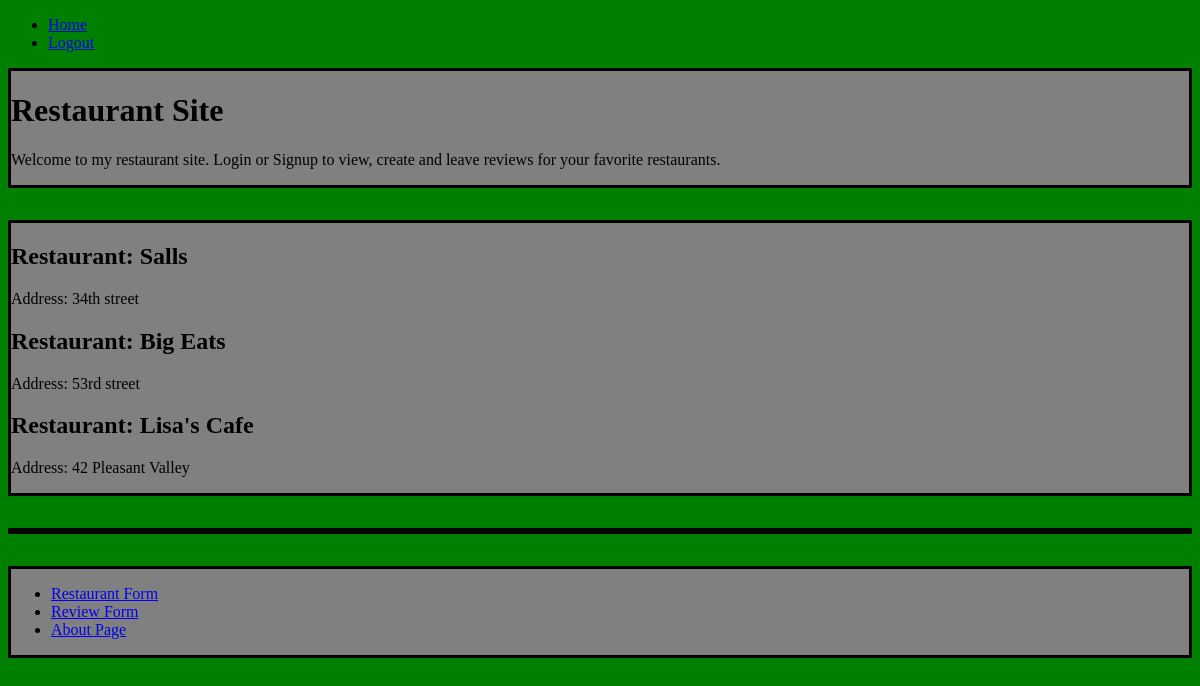
Page / (signed in) on the earlier database version.
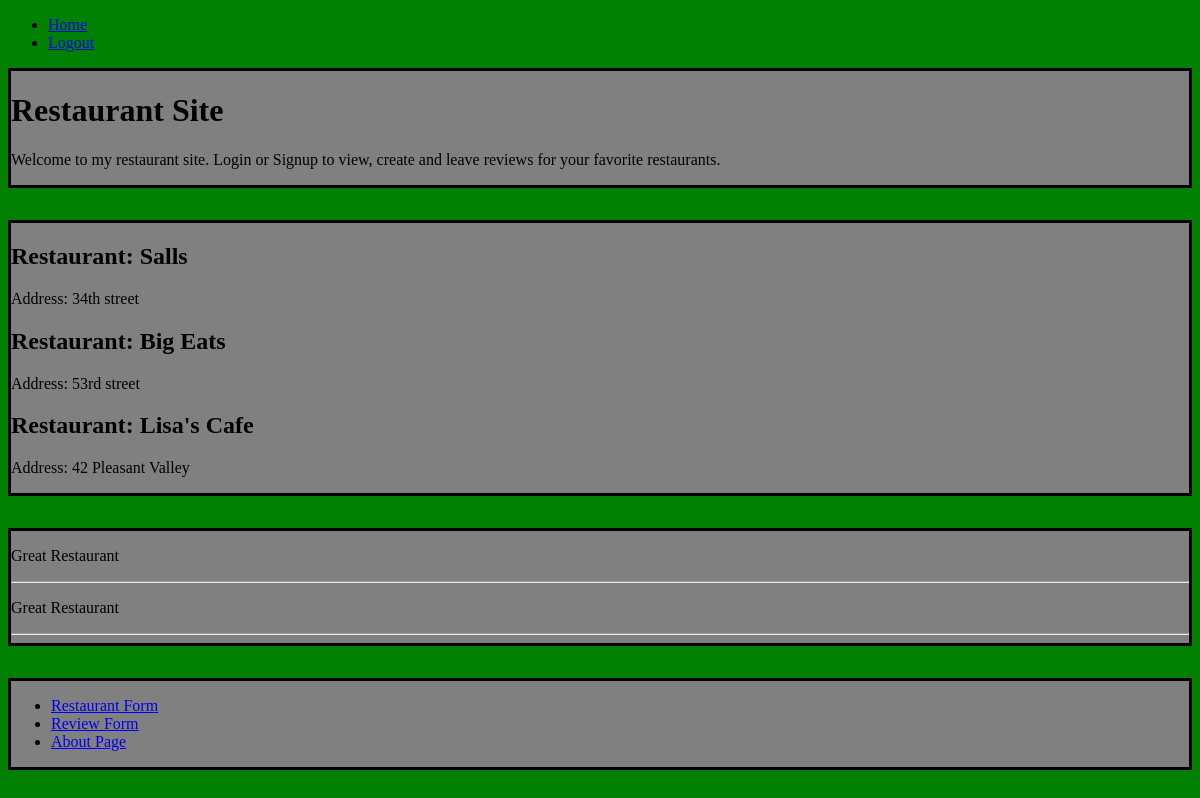
Same page on the later database version.
### restaurant_site/models.py (models this page shows, shortened)
class Restaurant(db.Model):
    id = db.Column(db.Integer, primary_key = True)
    name = db.Column(db.String(20), nullable=False, unique=True)
    address = db.Column(db.String(50), nullable=False, unique=True)
    reviews = db.relationship('Reviews')

class Reviews(db.Model):
    id = db.Column(db.Integer, primary_key=True)
    review = db.Column(db.String, nullable=False)
    restaurant_id = db.Column(db.Integer, db.ForeignKey('restaurant.id'))

### restaurant_site/routes.py (the view)
@app.route('/')
def home():
    restaurants = Restaurant.query.all()
    reviews = Reviews.query.all()
    return render_template('home.html', restaurants=restaurants, reviews=reviews)

### restaurant_site/models.py (called while the page is built)
@login_manager.user_loader
def load_user(user_id):
    return User.query.get(int(user_id))

### restaurant_site/templates/home.html
{% extends 'base.html' %}
{% block content %}
<div class="home-div">
  <h1>Restaurant Site</h1>
  <p>
    Welcome to my restaurant site. Login or Signup to view, create and leave
    reviews for your favorite restaurants.
  </p>
</div>
<div class="home-div">
  {% for restaurant in restaurants %}
  <h2>Restaurant: {{ restaurant.name }}</h2>
  <p>Address: {{ restaurant.address }}</p>
  {% endfor %}
</div>
<div class="home-div">
  {% for review in reviews %}
  <p>{{ review.review }}</p>
  <hr />
  {% endfor %}
</div>
<div class="home-div">
  <ul>
    <li><a href="{{ url_for('restaurant') }}">Restaurant Form</a></li>
    <li><a href="{{ url_for('review') }}">Review Form</a></li>
    <li><a href="{{ url_for('about')}}">About Page</a></li>
  </ul>
</div>
{% endblock content %}

### restaurant_site/templates/base.html (shortened to what this page needs)
<!DOCTYPE html>
<html lang="en">
  <head>
    <link rel="stylesheet" href="{{url_for('static', filename='style.css')}}" />
  </head>
  <body>
    <header>
      <nav>
        <ul>
          <li><a href="{{ url_for('home') }}">Home</a></li>
          {% if current_user.is_authenticated %}
          <li><a href="{{ url_for('logout') }}">Logout</a></li>
          {% else %}
          <li><a href="{{ url_for('signup') }}">Sign Up</a></li>
          <li><a href="{{ url_for('login')}}">Login</a></li>
          {% endif %}
        </ul>
      </nav>
    </header>
    {% block content %}{% endblock content %}
  </body>
</html>

### restaurant_site/static/style.css (style rules this page uses)
body { background: green; }
.home-div { border: 3px solid black; margin-bottom: 2em; background: gray; }

Differences in the rows shown:
added Reviews: review "Great Restaurant"
added Reviews: review "Great Restaurant"
